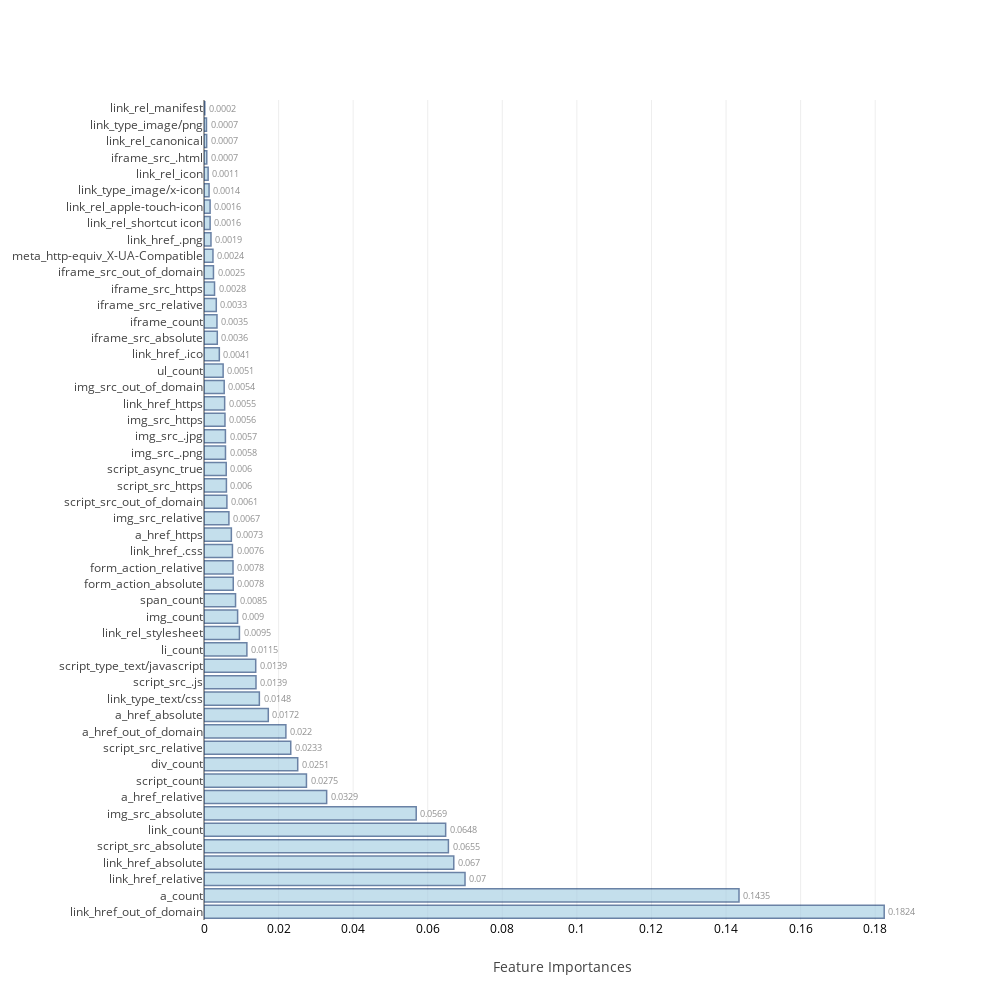
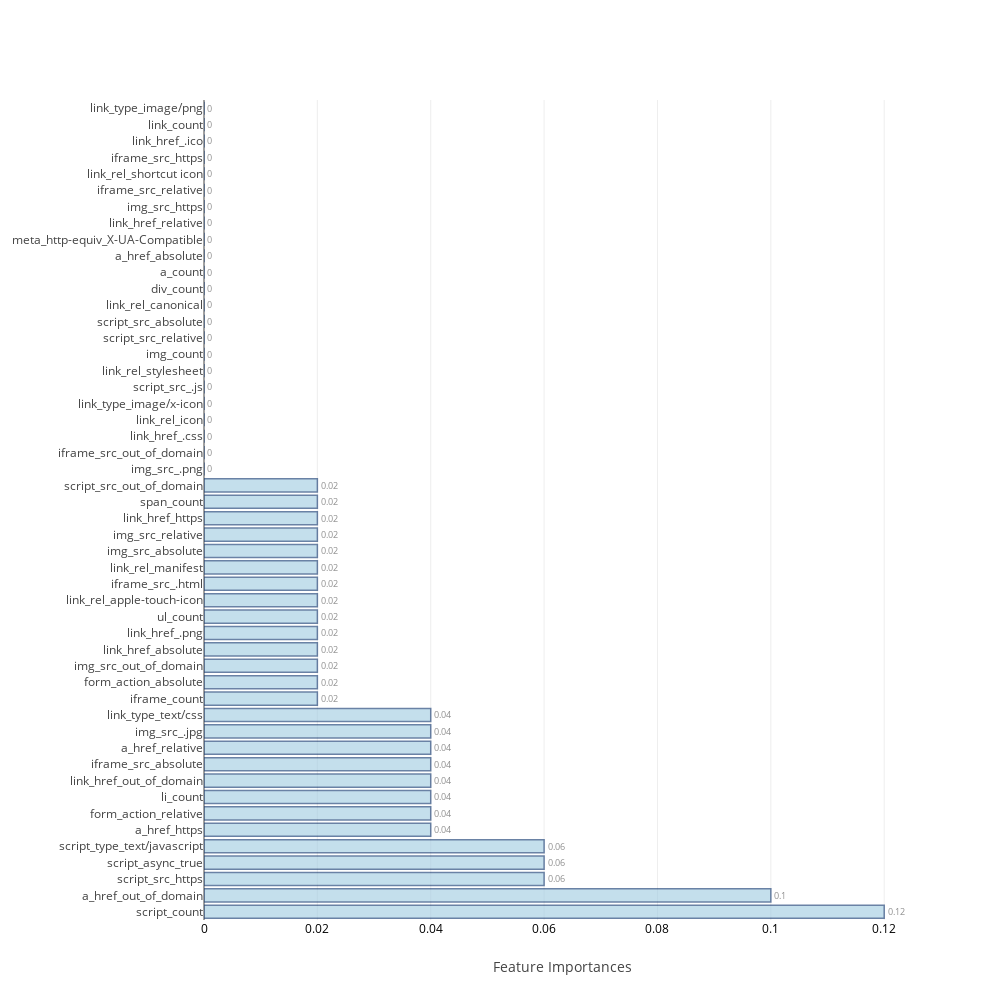
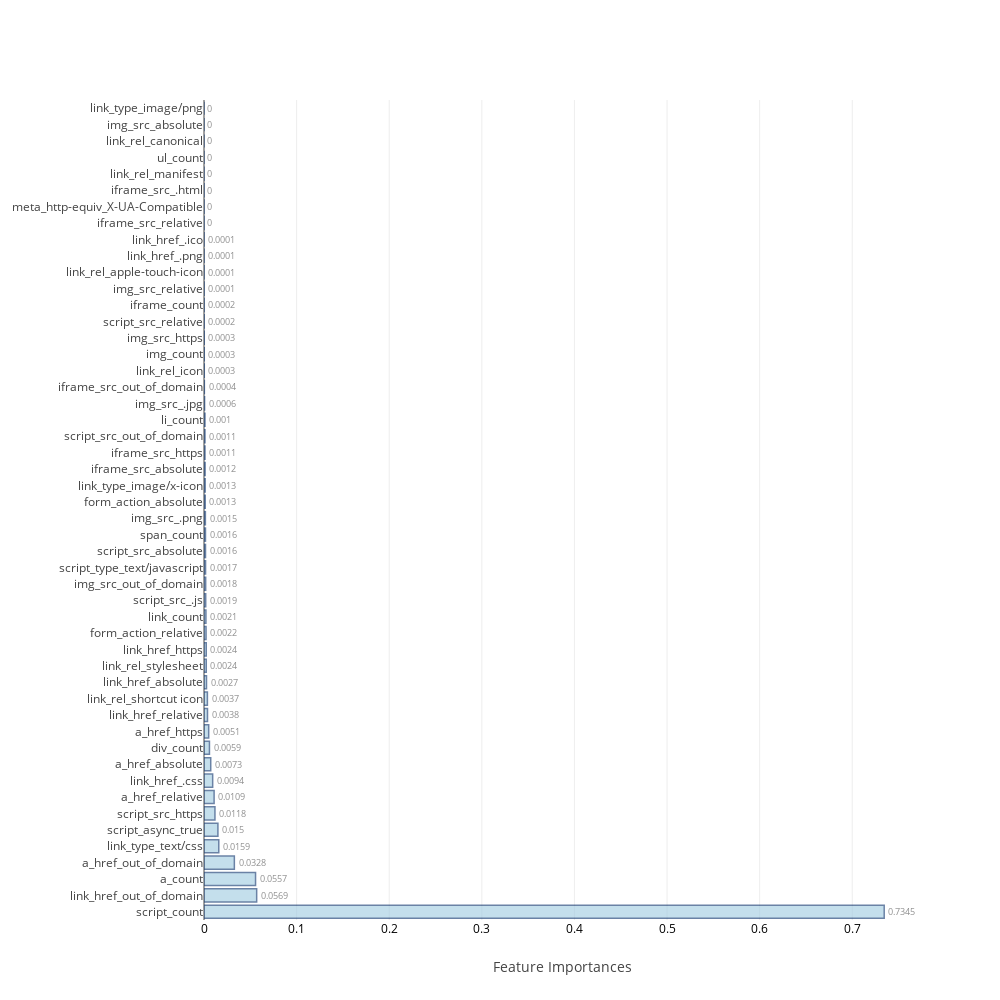
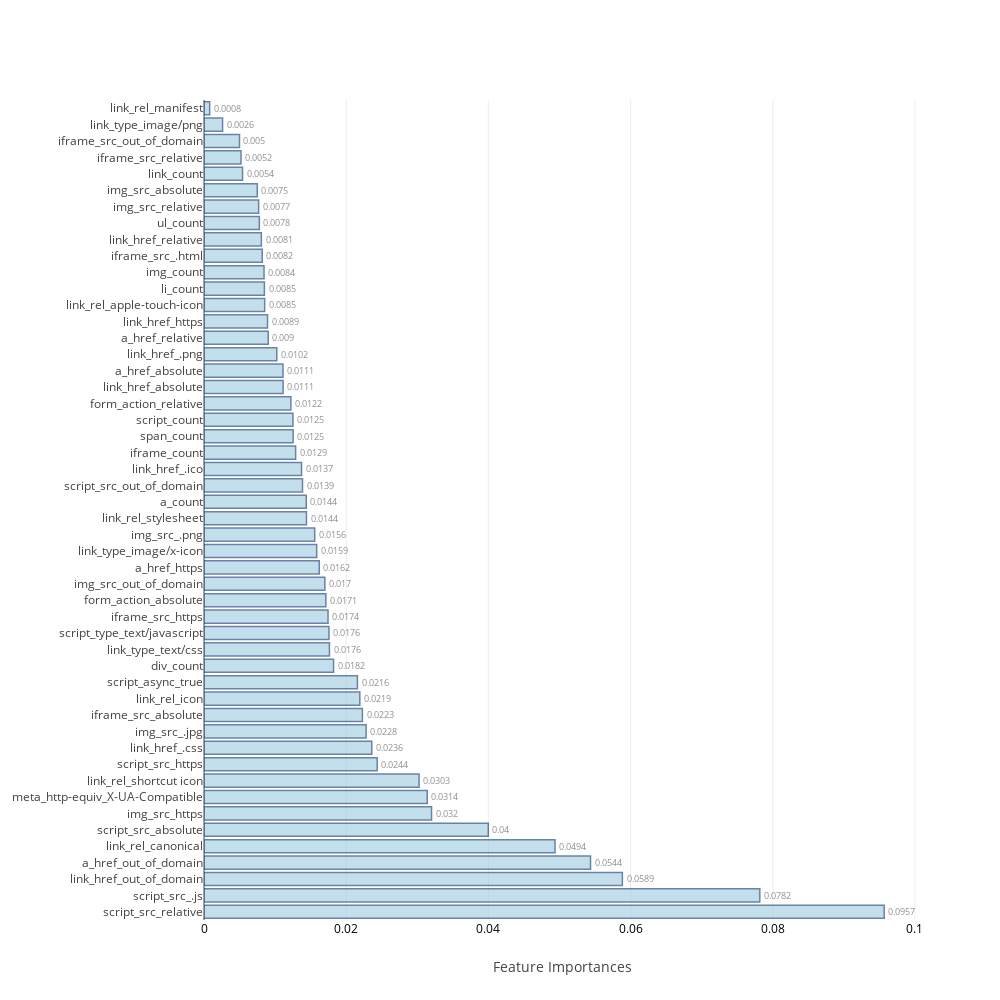

The cell these charts' notebook holds for them, in order:
### Code cell
feat_imp=[None]*4
j=0
for i in range(0,8):
    if i>=2 and i<=5:
        model,cm_train,cm_test,acc_train,acc_test,roc_auc,feat_imp[j]=f[i](X_train,Y_train,X_test,Y_test,columns)
        j=j+1
    else:
        model,cm_train,cm_test,acc_train,acc_test,roc_auc=f[i](X_train,Y_train,X_test,Y_test)
    table_80_50_train.loc[i]=   ([acc_train,cm_train.TP,cm_train.TN,cm_train.FP,cm_train.FN,cm_train.FPR,cm_train.FNR])
    table_80_50_test.loc[i] =   ([acc_test ,cm_test.TP, cm_test.TN, cm_test.FP, cm_test.FN, cm_test.FPR, cm_test.FNR,roc_auc])
    print("\n")

### Figure 1 — Plotly figure (JSON) as saved in the notebook; plotly's stock layout.template omitted (floating-point values rounded to 4 significant figures)
{"data": [{"marker": {"color": "rgb(158,202,225)", "line": {"color": "rgb(8,48,107)", "width": 1.5}}, "opacity": 0.6, "orientation": "h", "text": [0.1824, 0.1435, 0.07, 0.067, 0.0655, 0.0648, 0.0569, 0.0329, 0.0275, 0.0251, 0.0233, 0.022, 0.0172, 0.0148, 0.0139, 0.0139, 0.0115, 0.0095, 0.009, 0.0085, 0.0078, 0.0078, 0.0076, 0.0073, 0.0067, 0.0061, 0.006, 0.006, 0.0058, 0.0057, 0.0056, 0.0055, 0.0054, 0.0051, 0.0041, 0.0036, 0.0035, 0.0033, 0.0028, 0.0025, 0.0024, 0.0019, 0.0016, 0.0016, 0.0014, 0.0011, 0.0007, 0.0007, 0.0007, 0.0002], "textposition": "outside", "type": "bar", "uid": "eae8e3cf-7034-44d4-bd41-cd0dd3e266a9", "x": [0.1824, 0.1435, 0.07, 0.06698, 0.06554, 0.06481, 0.05691, 0.03289, 0.02747, 0.02513, 0.02327, 0.02196, 0.01724, 0.01484, 0.01395, 0.01387, 0.0115, 0.009505, 0.009014, 0.008459, 0.007844, 0.007782, 0.007623, 0.007337, 0.00668, 0.006137, 0.006012, 0.005955, 0.005761, 0.005743, 0.005623, 0.005542, 0.005417, 0.005133, 0.004108, 0.003562, 0.003482, 0.003296, 0.002823, 0.002538, 0.002404, 0.001869, 0.001644, 0.001639, 0.001361, 0.001111, 0.0007429, 0.0007125, 0.0006629, 0.0002178], "y": ["link_href_out_of_domain", "a_count", "link_href_relative", "link_href_absolute", "script_src_absolute", "link_count", "img_src_absolute", "a_href_relative", "script_count", "div_count", "script_src_relative", "a_href_out_of_domain", "a_href_absolute", "link_type_text/css", "script_src_.js", "script_type_text/javascript", "li_count", "link_rel_stylesheet", "img_count", "span_count", "form_action_absolute", "form_action_relative", "link_href_.css", "a_href_https", "img_src_relative", "script_src_out_of_domain", "script_src_https", "script_async_true", "img_src_.png", "img_src_.jpg", "img_src_https", "link_href_https", "img_src_out_of_domain", "ul_count", "link_href_.ico", "iframe_src_absolute", "iframe_count", "iframe_src_relative", "iframe_src_https", "iframe_src_out_of_domain", "meta_http-equiv_X-UA-Compatible", "link_href_.png", "link_rel_shortcut icon", "link_rel_apple-touch-icon", "link_type_image/x-icon", "link_rel_icon", "iframe_src_.html", "link_rel_canonical", "link_type_image/png", "link_rel_manifest"]}], "layout": {"autosize": false, "height": 1000, "width": 1000, "xaxis": {"tickfont": {"color": "black", "size": 12}, "title": "Feature Importances"}, "yaxis": {"automargin": true}}}

### Figure 2 — Plotly figure (JSON) as saved in the notebook; plotly's stock layout.template omitted (floating-point values rounded to 4 significant figures)
{"data": [{"marker": {"color": "rgb(158,202,225)", "line": {"color": "rgb(8,48,107)", "width": 1.5}}, "opacity": 0.6, "orientation": "h", "text": [0.12, 0.1, 0.06, 0.06, 0.06, 0.04, 0.04, 0.04, 0.04, 0.04, 0.04, 0.04, 0.04, 0.02, 0.02, 0.02, 0.02, 0.02, 0.02, 0.02, 0.02, 0.02, 0.02, 0.02, 0.02, 0.02, 0.02, 0, 0, 0, 0, 0, 0, 0, 0, 0, 0, 0, 0, 0, 0, 0, 0, 0, 0, 0, 0, 0, 0, 0], "textposition": "outside", "type": "bar", "uid": "f83fe536-42ea-411e-901a-d4d8b9f15071", "x": [0.12, 0.1, 0.06, 0.06, 0.06, 0.04, 0.04, 0.04, 0.04, 0.04, 0.04, 0.04, 0.04, 0.02, 0.02, 0.02, 0.02, 0.02, 0.02, 0.02, 0.02, 0.02, 0.02, 0.02, 0.02, 0.02, 0.02, 0, 0, 0, 0, 0, 0, 0, 0, 0, 0, 0, 0, 0, 0, 0, 0, 0, 0, 0, 0, 0, 0, 0], "y": ["script_count", "a_href_out_of_domain", "script_src_https", "script_async_true", "script_type_text/javascript", "a_href_https", "form_action_relative", "li_count", "link_href_out_of_domain", "iframe_src_absolute", "a_href_relative", "img_src_.jpg", "link_type_text/css", "iframe_count", "form_action_absolute", "img_src_out_of_domain", "link_href_absolute", "link_href_.png", "ul_count", "link_rel_apple-touch-icon", "iframe_src_.html", "link_rel_manifest", "img_src_absolute", "img_src_relative", "link_href_https", "span_count", "script_src_out_of_domain", "img_src_.png", "iframe_src_out_of_domain", "link_href_.css", "link_rel_icon", "link_type_image/x-icon", "script_src_.js", "link_rel_stylesheet", "img_count", "script_src_relative", "script_src_absolute", "link_rel_canonical", "div_count", "a_count", "a_href_absolute", "meta_http-equiv_X-UA-Compatible", "link_href_relative", "img_src_https", "iframe_src_relative", "link_rel_shortcut icon", "iframe_src_https", "link_href_.ico", "link_count", "link_type_image/png"]}], "layout": {"autosize": false, "height": 1000, "width": 1000, "xaxis": {"tickfont": {"color": "black", "size": 12}, "title": "Feature Importances"}, "yaxis": {"automargin": true}}}

### Figure 3 — Plotly figure (JSON) as saved in the notebook; plotly's stock layout.template omitted (floating-point values rounded to 4 significant figures)
{"data": [{"marker": {"color": "rgb(158,202,225)", "line": {"color": "rgb(8,48,107)", "width": 1.5}}, "opacity": 0.6, "orientation": "h", "text": [0.7345, 0.0569, 0.0557, 0.0328, 0.0159, 0.015, 0.0118, 0.0109, 0.0094, 0.0073, 0.0059, 0.0051, 0.0038, 0.0037, 0.0027, 0.0024, 0.0024, 0.0022, 0.0021, 0.0019, 0.0018, 0.0017, 0.0016, 0.0016, 0.0015, 0.0013, 0.0013, 0.0012, 0.0011, 0.0011, 0.001, 0.0006, 0.0004, 0.0003, 0.0003, 0.0003, 0.0002, 0.0002, 0.0001, 0.0001, 0.0001, 0.0001, 0, 0, 0, 0, 0, 0, 0, 0], "textposition": "outside", "type": "bar", "uid": "55c87cb6-23bf-40c4-bf80-a77c72c24e73", "x": [0.7345, 0.05687, 0.05566, 0.03277, 0.01595, 0.01502, 0.01181, 0.01091, 0.009367, 0.007272, 0.005884, 0.005068, 0.003781, 0.003672, 0.002701, 0.002439, 0.002428, 0.002205, 0.002073, 0.001851, 0.001812, 0.001679, 0.001617, 0.001587, 0.001492, 0.001327, 0.001273, 0.001201, 0.001057, 0.001053, 0.001044, 0.0006238, 0.0003786, 0.0002868, 0.0002853, 0.0002614, 0.0001809, 0.0001509, 0.0001296, 8.035e-05, 7.786e-05, 6.903e-05, 4.822e-05, 3.897e-05, 3.135e-05, 6.698e-06, 4.232e-06, 0, 0, 0], "y": ["script_count", "link_href_out_of_domain", "a_count", "a_href_out_of_domain", "link_type_text/css", "script_async_true", "script_src_https", "a_href_relative", "link_href_.css", "a_href_absolute", "div_count", "a_href_https", "link_href_relative", "link_rel_shortcut icon", "link_href_absolute", "link_rel_stylesheet", "link_href_https", "form_action_relative", "link_count", "script_src_.js", "img_src_out_of_domain", "script_type_text/javascript", "script_src_absolute", "span_count", "img_src_.png", "form_action_absolute", "link_type_image/x-icon", "iframe_src_absolute", "iframe_src_https", "script_src_out_of_domain", "li_count", "img_src_.jpg", "iframe_src_out_of_domain", "link_rel_icon", "img_count", "img_src_https", "script_src_relative", "iframe_count", "img_src_relative", "link_rel_apple-touch-icon", "link_href_.png", "link_href_.ico", "iframe_src_relative", "meta_http-equiv_X-UA-Compatible", "iframe_src_.html", "link_rel_manifest", "ul_count", "link_rel_canonical", "img_src_absolute", "link_type_image/png"]}], "layout": {"autosize": false, "height": 1000, "width": 1000, "xaxis": {"tickfont": {"color": "black", "size": 12}, "title": "Feature Importances"}, "yaxis": {"automargin": true}}}

### Figure 4 — Plotly figure (JSON) as saved in the notebook; plotly's stock layout.template omitted (floating-point values rounded to 4 significant figures)
{"data": [{"marker": {"color": "rgb(158,202,225)", "line": {"color": "rgb(8,48,107)", "width": 1.5}}, "opacity": 0.6, "orientation": "h", "text": [0.0957, 0.0782, 0.0589, 0.0544, 0.0494, 0.04, 0.032, 0.0314, 0.0303, 0.0244, 0.0236, 0.0228, 0.0223, 0.0219, 0.0216, 0.0182, 0.0176, 0.0176, 0.0174, 0.0171, 0.017, 0.0162, 0.0159, 0.0156, 0.0144, 0.0144, 0.0139, 0.0137, 0.0129, 0.0125, 0.0125, 0.0122, 0.0111, 0.0111, 0.0102, 0.009, 0.0089, 0.0085, 0.0085, 0.0084, 0.0082, 0.0081, 0.0078, 0.0077, 0.0075, 0.0054, 0.0052, 0.005, 0.0026, 0.0008], "textposition": "outside", "type": "bar", "uid": "5fc2f001-79b2-430d-a304-83c660198a81", "x": [0.09568, 0.07818, 0.05885, 0.05437, 0.04938, 0.03999, 0.03201, 0.0314, 0.03025, 0.02436, 0.0236, 0.0228, 0.02228, 0.02192, 0.02158, 0.01823, 0.01764, 0.01758, 0.01745, 0.01714, 0.017, 0.01621, 0.01585, 0.01557, 0.01441, 0.01438, 0.01385, 0.01372, 0.01289, 0.01254, 0.01251, 0.01222, 0.01113, 0.01111, 0.01024, 0.009034, 0.008933, 0.008535, 0.008493, 0.008443, 0.008191, 0.008068, 0.007782, 0.007686, 0.007494, 0.005422, 0.005205, 0.004992, 0.002611, 0.0007957], "y": ["script_src_relative", "script_src_.js", "link_href_out_of_domain", "a_href_out_of_domain", "link_rel_canonical", "script_src_absolute", "img_src_https", "meta_http-equiv_X-UA-Compatible", "link_rel_shortcut icon", "script_src_https", "link_href_.css", "img_src_.jpg", "iframe_src_absolute", "link_rel_icon", "script_async_true", "div_count", "link_type_text/css", "script_type_text/javascript", "iframe_src_https", "form_action_absolute", "img_src_out_of_domain", "a_href_https", "link_type_image/x-icon", "img_src_.png", "link_rel_stylesheet", "a_count", "script_src_out_of_domain", "link_href_.ico", "iframe_count", "span_count", "script_count", "form_action_relative", "link_href_absolute", "a_href_absolute", "link_href_.png", "a_href_relative", "link_href_https", "link_rel_apple-touch-icon", "li_count", "img_count", "iframe_src_.html", "link_href_relative", "ul_count", "img_src_relative", "img_src_absolute", "link_count", "iframe_src_relative", "iframe_src_out_of_domain", "link_type_image/png", "link_rel_manifest"]}], "layout": {"autosize": false, "height": 1000, "width": 1000, "xaxis": {"tickfont": {"color": "black", "size": 12}, "title": "Feature Importances"}, "yaxis": {"automargin": true}}}
